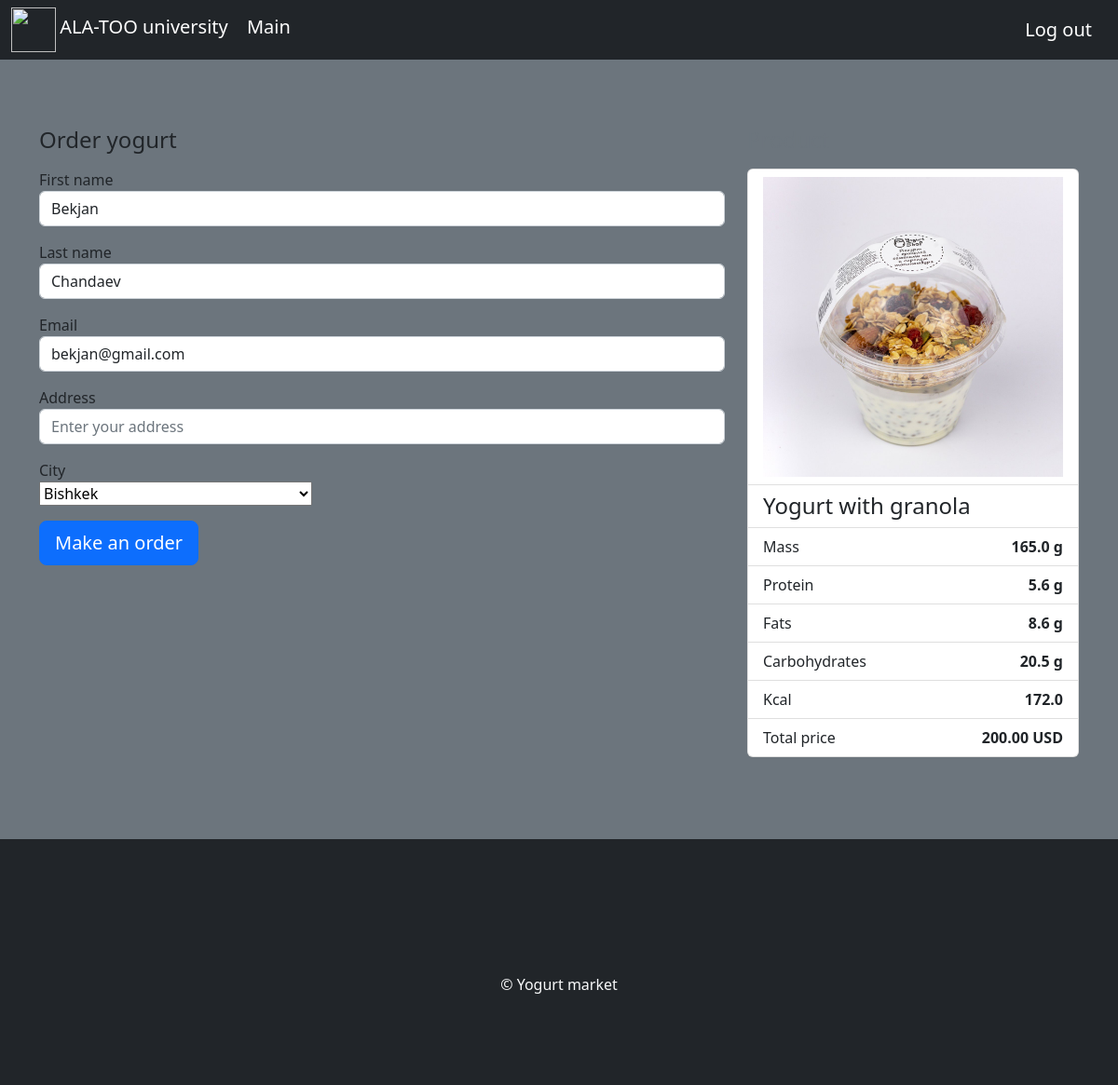
/order_create/1 (signed in), run on the app's committed database.
### yogurt_app/models.py (models this page shows, shortened)
class Yogurt(models.Model):
    name = models.CharField(max_length=55)
    compound = models.TextField(max_length=250)
    description = models.TextField(max_length=250)
    mass = models.FloatField()
    protein = models.FloatField()
    fats = models.FloatField()
    carbohydrates = models.FloatField()
    kcal = models.FloatField()
    price = models.DecimalField(max_digits=8, decimal_places=2)
    image = models.ImageField(upload_to=images(), null=True)

class CustomUser(AbstractUser):
    pass

### yogurt_app/views.py (the view, shortened to what this page needs)
# urls.py: path('order_create/<int:pk>', views.create_order, name='order_create'),
@login_required(login_url="/log_in/")
def create_order(request, pk):
    user = CustomUser.objects.get(pk=request.user.pk)
    cities = City.objects.all()
    yogurt = Yogurt.objects.get(pk=pk)
    context = {
        'user': user,
        'cities': cities,
        'yogurt': yogurt
    }
    return render(request, 'yogurt_app/order.html', context)

### yogurt_app/models.py (called while the page is built)
    def __str__(self):
        return self.name

### yogurt_app/templates/yogurt_app/order.html (shortened to what this page needs)
{% extends 'yogurt_app/base.html' %}
{% block check_user %}
    {% if user.is_authenticated %}
        <ul class="nav navbar-nav navbar-right">
            <li>
                <a href="{% url 'logout_user' %}" class="navbar-brand" role="button" aria-pressed="true">
                    Log out
                </a>
            </li>
        </ul>
    {% endif %}
{% endblock %}
{% block content %}
    <div class="album py-5 bg-secondary">
        <div class="container">
        <br>
          <div class="row">
              <div class="col-md-4 order-md-2 mb-4">
                  <h4 class="d-flex justify-content-between align-items-center mb-3">
                    <span class="text-muted">Product</span>
                  </h4>
                  <ul class="list-group mb-3">
                    <li class="list-group-item d-flex justify-content-between lh-condensed">
                        <img class="card-img-top" src="{{ yogurt.image.url }}" alt="Card image cap">
                    </li>
                    <li class="list-group-item d-flex justify-content-between lh-condensed">
                      <div>
                        <h4 class="my-0">{{ yogurt.name }}</h4>
                      </div>
                    </li>
                    <li class="list-group-item d-flex justify-content-between">
                      <span>Mass</span>
                      <strong>{{ yogurt.mass }} g</strong>
                    </li>
                    <li class="list-group-item d-flex justify-content-between">
                      <span>Protein</span>
                      <strong>{{ yogurt.protein }} g</strong>
                    </li>
                    <li class="list-group-item d-flex justify-content-between">
                      <span>Fats</span>
                      <strong>{{ yogurt.fats }} g</strong>
                    </li>
                    <li class="list-group-item d-flex justify-content-between">
                      <span>Carbohydrates</span>
                      <strong>{{ yogurt.carbohydrates }} g</strong>
                    </li>
                    <li class="list-group-item d-flex justify-content-between">
                      <span>Kcal</span>
                      <strong>{{ yogurt.kcal }}</strong>
                    </li>
                    <li class="list-group-item d-flex justify-content-between">
                      <span>Total price</span>
                      <strong>{{ yogurt.price }} USD</strong>
                    </li>
                  </ul>
            </div>
            <div class="col-md-8 order-md-1">
              <h4 class="mb-3">Order yogurt</h4>
              <form action="{% url 'order_create' yogurt.id %}" class="needs-validation" novalidate method="POST">
                <div class="row">
                  <div class="mb-3">
                    <label for="firstName">First name</label>
                    <input type="text" class="form-control" id="firstName" name="first_name" placeholder="" value="{{ user.first_name }}" required>
                  </div>
                    <br>
                  <div class="mb-3">
                    <label for="lastName">Last name</label>
                    <input type="text" class="form-control" id="lastName" name="last_name" placeholder="" value="{{ user.last_name }}" required>
                  </div>
                </div>
                <div class="mb-3">
                  <label for="email">Email</label>
                  <input type="email" class="form-control" id="email" name="email" placeholder="you@example.com" value="{{ user.email }}">
                </div>
                <div class="mb-3">
                  <label for="address">Address</label>
                  <input type="text" class="form-control" id="address" name="address" placeholder="Enter your address" required>
                </div>
                <div class="row">
                  <div class="col-md-5 mb-3">
                    <label for="country">City</label>
                    <select class="custom-select d-block w-100" name="city" id="country" required>
                        {% for city in cities %}
                            <option value="{{ city }}" name="city">{{ city }}</option>
                        {% endfor %}
                    </select>
                  </div>
                </div>
                <button class="btn btn-primary btn-lg btn-block" type="submit">Make an order</button>
              </form>
            </div>
          </div>
        </div>
    </div>
{% endblock %}

### data on the page
Yogurt: image (picture), name "Yogurt with granola", mass "165.0", protein "5.6", fats "8.6", carbohydrates "20.5", kcal "172.0", price "200.00"
CustomUser: first_name "Bekjan", last_name "Chandaev", email "bekjan@gmail.com"

### other printed values
form field city "Bishkek"
